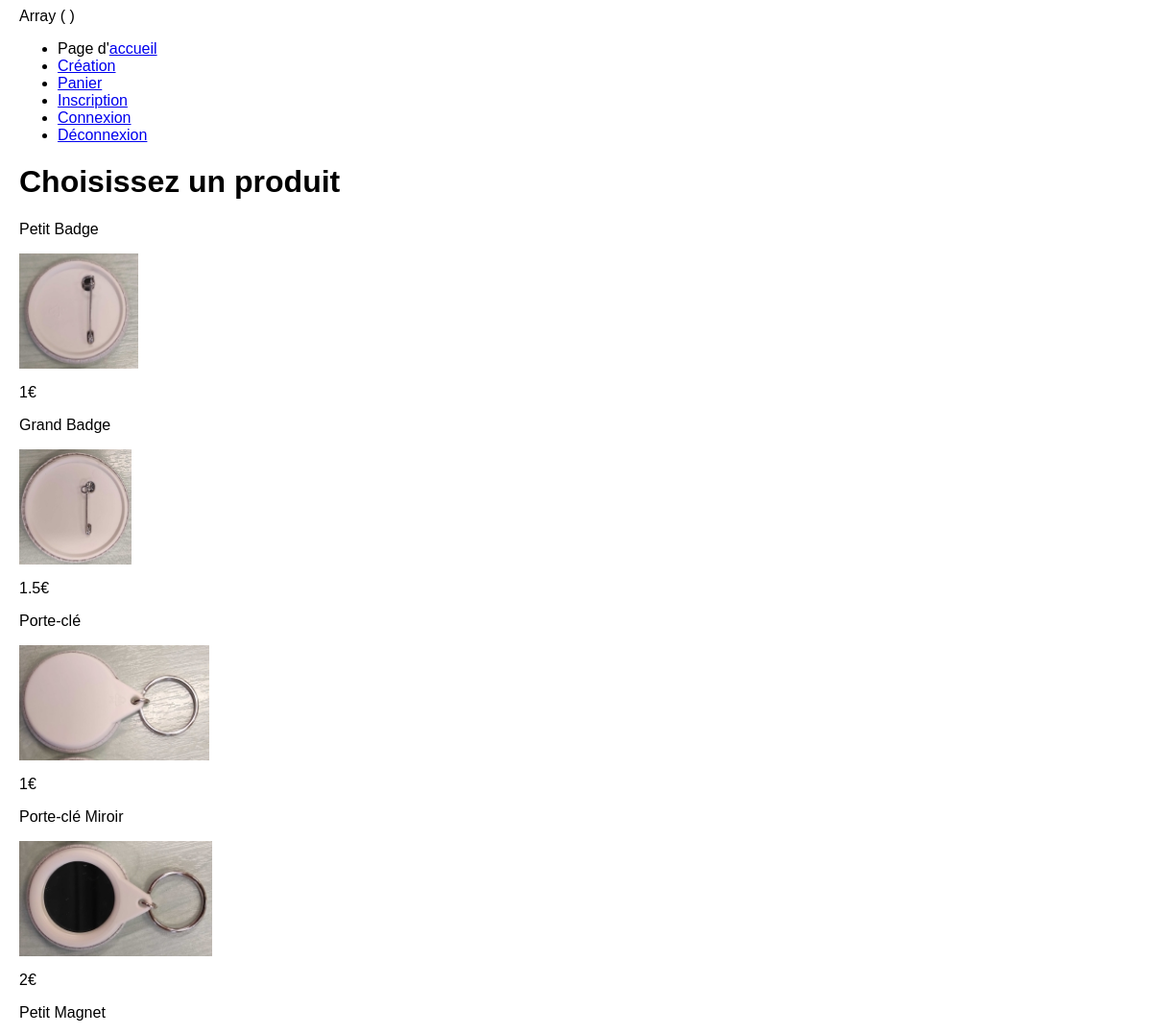
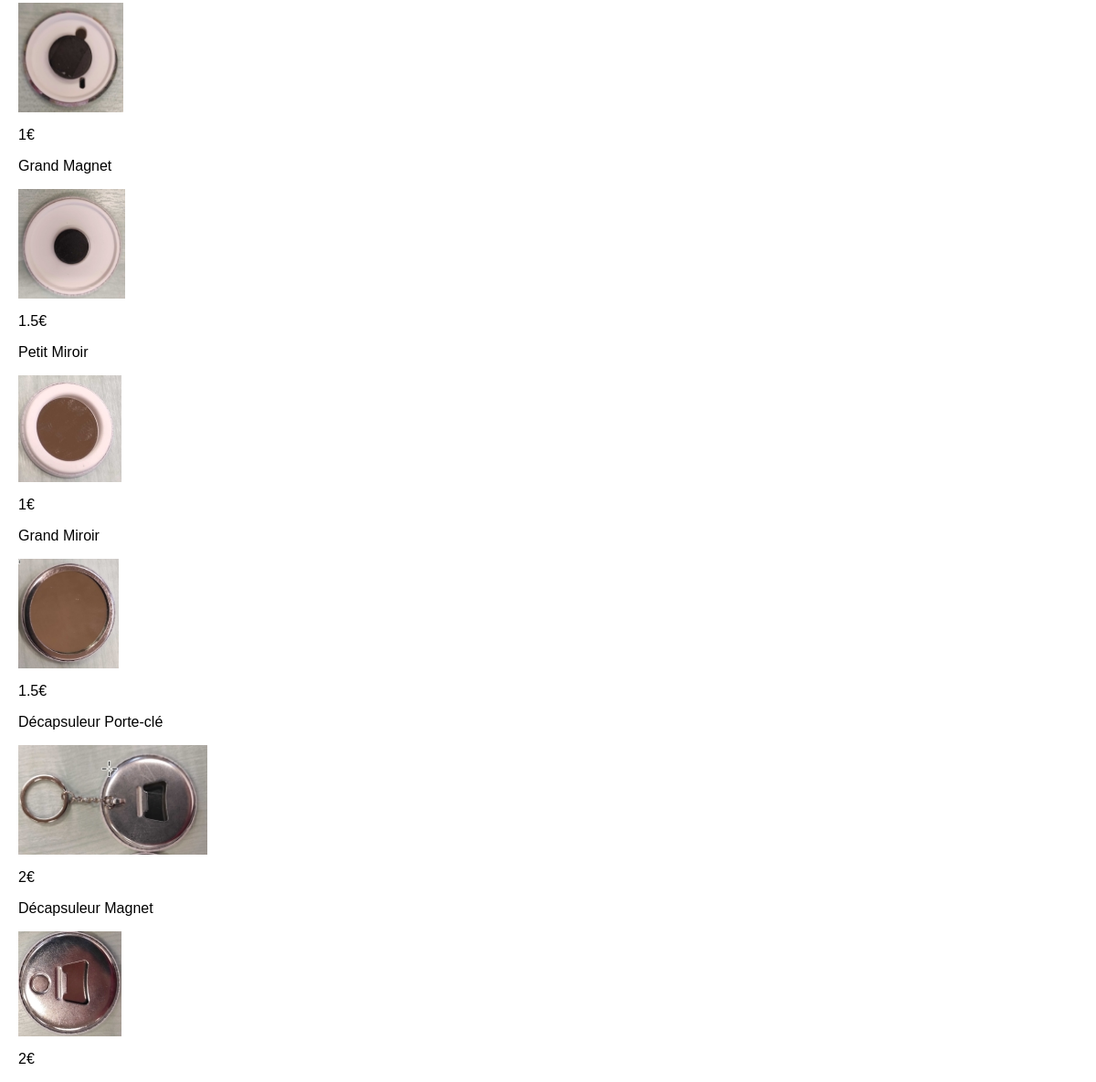
/creation.php?etape=1, run on the app's committed database (2 pictures, top to bottom).
### tables this page shows
CREATE TABLE produit(
   id_produit INT NOT NULL UNIQUE AUTO_INCREMENT,
   lib_produit VARCHAR(500),
   type_produit VARCHAR(500),
   spec_produit VARCHAR(500),
   prix FLOAT,
   diametre FLOAT,
   PRIMARY KEY(id_produit)
);

### classe/ProduitDAO.php (called while the page is built, shortened)
<?php
class ProduitDAO extends DAO {
  function findAll() {
    $sql = "SELECT * FROM produit";
    try {
      $sth=$this->executer($sql);
      $rows = $sth->fetchAll(PDO::FETCH_ASSOC);
    } catch (PDOException $e) {
      die("Erreur lors de la requête SQL : " . $e->getMessage());
    }
    $produits = array();
    foreach ($rows as $row) {
      $produits[] = new Produit($row);
    }
    return $produits;
  }
}

### classe/DAO.php (called while the page is built)
<?php
class DAO {
  protected $pdo=null;
  function __construct() {
    $dsn = 'mysql:host=' . DB_HOST . ';dbname=' . DB_NAME;
    try {
      $pdo = new PDO($dsn, DB_USER, DB_PASSWORD, array(PDO::MYSQL_ATTR_INIT_COMMAND => "SET NAMES utf8"));
      $pdo->setAttribute(PDO::ATTR_ERRMODE, PDO::ERRMODE_EXCEPTION);
    } catch (PDOException $e) {
      die("Erreur lors de la connexion : " . $e->getMessage());
    }
    $this->pdo = $pdo;
  }
  protected function executer($sql, $params = null) {
    try {
      if ($params == null) {
        $sth = $this->pdo->query($sql);
      } else {
        $sth = $this->pdo->prepare($sql);
        $sth->execute($params);
      }
    } catch (PDOException $e) {
      die("Erreur lors de la requête SQL : " . $e->getMessage()."\nSQL : ".$sql);
    }
    return $sth;
  }
}

### classe/Produit.php (called while the page is built, shortened)
<?php
 class Produit {
    public function fill(array $tableau)
    {
        foreach ($tableau as $cle => $valeur) {
            $methode = 'set_' . $cle;
        }
    }
    private $id_produit;
    private $lib_produit;
    private $prix;
    public function set_id_produit($id_produit)
    {
        $this->id_produit = $id_produit;
    }
    public function set_lib_produit($lib_produit)
    {
        $this->lib_produit = $lib_produit;
    }
    public function set_prix($prix)
    {
        $this->prix = $prix;
    }
    public function get_id_produit()
    {
        return $this->id_produit;
    }
    public function get_lib_produit()
    {
        return $this->lib_produit;
    }
    public function get_prix()
    {
        return $this->prix;
    }
}

### creation.php (the view, shortened to what this page needs)
<?php
    require_once("header.php");
    $etape = isset($_GET['etape']) ? $_GET['etape'] : null;
    if($etape == 1){
        echo "<h1>Choisissez un produit</h1>";
        if(!isset($_GET['id_produit'])){
            $produits =New ProduitDAO;
            $produits = $produits->findall();
            foreach($produits as $produit){
              echo("<p class=''>".$produit->get_lib_produit()."</p>");
              $img = $produit->get_id_produit();
              echo("<a href='creation.php?etape=2&id_produit=".$img."'><img class=' ' src='./img/Produits/$img.jpg' alt='produit'></a>");
              echo("<p class=''>".$produit->get_prix()."€</p>");
            }
        }
    }
    ?>
            <?php
    require("footer.php");
?>

### css/styles.css (style rules this page uses)
body { margin-left:20px; font-family: Verdana, Geneva, sans-serif; }
img { max-width: 250px; max-height: 120px; }

### data on the page
produit: lib_produit "Petit Badge", shows a picture, prix "1"
produit: lib_produit "Grand Badge", shows a picture, prix "1.5"
produit: lib_produit "Porte-clé", shows a picture, prix "1"
produit: lib_produit "Porte-clé Miroir", shows a picture, prix "2"
produit: lib_produit "Petit Magnet", shows a picture, prix "1"
produit: lib_produit "Grand Magnet", shows a picture, prix "1.5"
produit: lib_produit "Petit Miroir", shows a picture, prix "1"
produit: lib_produit "Grand Miroir", shows a picture, prix "1.5"
produit: lib_produit "Décapsuleur Porte-clé", shows a picture, prix "2"
produit: lib_produit "Décapsuleur Magnet", shows a picture, prix "2"
